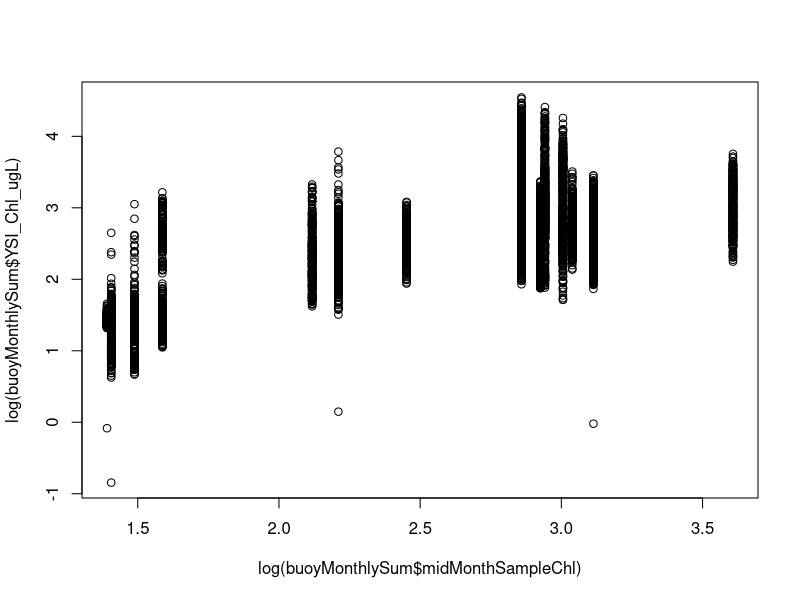
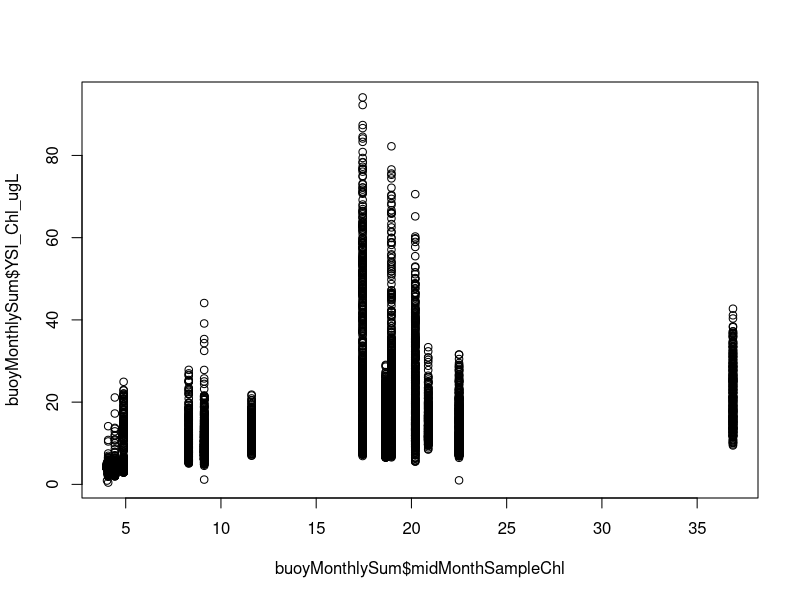

These charts were generated, in order, by the following R code: (Note: this script raises an error after producing the figures.)
# Buoy Data Curation
library(tidyverse)
library(readxl)
library(lubridate)

headerNames <- names(read_delim("data/original/GREON 03_WQData (1) (2).dat", delim=",", skip=1))

buoy <- read_delim("data/original/GREON 03_WQData (1) (2).dat", delim=",",
                   skip=4, col_names = F)

names(buoy) <- headerNames

# Load up table
buoyMonthlySum <- buoy %>%
  select(TIMESTAMP, YSI_Chl_ugL) %>%  # Select datetime and CHL
  mutate(YSI_Chl_ugL = ifelse(YSI_Chl_ugL=="NAN", NA, as.numeric(YSI_Chl_ugL)),
         year=year(TIMESTAMP), # Sepearate YMD as strings
         month=month(TIMESTAMP),
         day=day(TIMESTAMP),
         dims = days_in_month(ymd_hms(as.character(TIMESTAMP)))[[1]]) %>%
  filter(TIMESTAMP >= ymd("2015-07-01")) %>% # Get max day
  group_by(year, month) %>%
  mutate(maxDay = max(day),
         minDay = min(day)) %>% 
  filter(complete.cases(YSI_Chl_ugL),
         maxDay>=dims,
         minDay == 1) %>%
  mutate(midMonthSampleChl = first(YSI_Chl_ugL[which(day==15)])) %>%
  filter(complete.cases(midMonthSampleChl))

plot(log(buoyMonthlySum$midMonthSampleChl), 
     log(buoyMonthlySum$YSI_Chl_ugL))

plot(buoyMonthlySum$midMonthSampleChl, 
     buoyMonthlySum$YSI_Chl_ugL)

write_csv(buoyMonthlySum, "data/derivative/buoyMonthlySum.csv")
